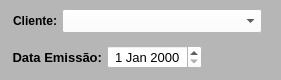
           <widget class="QWidget" name="widget_Cor1" native="true">
            <property name="minimumSize">
             <size>
              <width>0</width>
              <height>80</height>
             </size>
            </property>
            <property name="maximumSize">
             <size>
              <width>16777215</width>
              <height>80</height>
             </size>
            </property>
            <property name="styleSheet">
             <string notr="true">background-color: rgb(182, 182, 182);</string>
            </property>
            <layout class="QVBoxLayout" name="verticalLayout_4">
             <property name="spacing">
              <number>2</number>
             </property>
             <property name="leftMargin">
              <number>2</number>
             </property>
             <property name="topMargin">
              <number>2</number>
             </property>
             <property name="rightMargin">
              <number>2</number>
             </property>
             <property name="bottomMargin">
              <number>2</number>
             </property>
             <item>
              <widget class="QWidget" name="widget_19" native="true">
               <property name="minimumSize">
                <size>
                 <width>0</width>
                 <height>30</height>
                </size>
               </property>
               <property name="maximumSize">
                <size>
                 <width>16777215</width>
                 <height>30</height>
                </size>
               </property>
               <property name="styleSheet">
                <string notr="true"/>
               </property>
               <layout class="QHBoxLayout" name="horizontalLayout_10">
                <property name="spacing">
                 <number>5</number>
                </property>
                <property name="leftMargin">
                 <number>5</number>
                </property>
                <property name="topMargin">
                 <number>3</number>
                </property>
                <property name="rightMargin">
                 <number>5</number>
                </property>
                <property name="bottomMargin">
                 <number>3</number>
                </property>
                <item>
                 <widget class="QLabel" name="label_58">
                  <property name="minimumSize">
                   <size>
                    <width>50</width>
                    <height>0</height>
                   </size>
                  </property>
                  <property name="maximumSize">
                   <size>
                    <width>50</width>
                    <height>16777215</height>
                   </size>
                  </property>
                  <property name="font">
                   <font>
                    <pointsize>9</pointsize>
                    <weight>75</weight>
                    <bold>true</bold>
                   </font>
                  </property>
                  <property name="text">
                   <string>Cliente:</string>
                  </property>
                  <property name="alignment">
                   <set>Qt::AlignRight|Qt::AlignTrailing|Qt::AlignVCenter</set>
                  </property>
                 </widget>
                </item>
                <item>
                 <widget class="QComboBox" name="combo_Cliente">
                  <property name="sizePolicy">
                   <sizepolicy hsizetype="Preferred" vsizetype="Preferred">
                    <horstretch>0</horstretch>
                    <verstretch>0</verstretch>
                   </sizepolicy>
                  </property>
                  <property name="minimumSize">
                   <size>
                    <width>200</width>
                    <height>0</height>
                   </size>
                  </property>
                  <property name="maximumSize">
                   <size>
                    <width>200</width>
                    <height>16777215</height>
                   </size>
                  </property>
                  <property name="font">
                   <font>
                    <pointsize>9</pointsize>
                   </font>
                  </property>
                  <property name="styleSheet">
                   <string notr="true">background-color: rgb(255, 255, 255);</string>
                  </property>
                  <item>
                   <property name="text">
                    <string/>
                   </property>
                  </item>
                  <item>
                   <property name="text">
                    <string>103 - HOMEBAG</string>
                   </property>
                  </item>
                  <item>
                   <property name="text">
                    <string>2 - KOBA</string>
                   </property>
                  </item>
                  <item>
                   <property name="text">
                    <string>6 - PACIFIL</string>
                   </property>
                  </item>
                  <item>
                   <property name="text">
                    <string>5 - PLASTICOS ARACAJU</string>
                   </property>
                  </item>
                  <item>
                   <property name="text">
                    <string>4 - PLASTICOS SUZUKI</string>
                   </property>
                  </item>
                  <item>
                   <property name="text">
                    <string>8 - RECICLADORA</string>
                   </property>
                  </item>
                  <item>
                   <property name="text">
                    <string>86 - TASHIRO &amp; TAKATA</string>
                   </property>
                  </item>
                  <item>
                   <property name="text">
                    <string>3 - VOTI</string>
                   </property>
                  </item>
                 </widget>
                </item>
                <item>
                 <widget class="QLabel" name="label_8">
                  <property name="text">
                   <string/>
                  </property>
                 </widget>
                </item>
               </layout>
              </widget>
             </item>
             <item>
              <widget class="QWidget" name="widget_8" native="true">
               <property name="minimumSize">
                <size>
                 <width>0</width>
                 <height>30</height>
                </size>
               </property>
               <property name="maximumSize">
                <size>
                 <width>16777215</width>
                 <height>30</height>
                </size>
               </property>
               <property name="styleSheet">
                <string notr="true"/>
               </property>
               <layout class="QHBoxLayout" name="horizontalLayout_4">
                <property name="spacing">
                 <number>5</number>
                </property>
                <property name="leftMargin">
                 <number>5</number>
                </property>
                <property name="topMargin">
                 <number>3</number>
                </property>
                <property name="rightMargin">
                 <number>5</number>
                </property>
                <property name="bottomMargin">
                 <number>3</number>
                </property>
                <item>
                 <widget class="QLabel" name="label_20">
                  <property name="sizePolicy">
                   <sizepolicy hsizetype="Fixed" vsizetype="Preferred">
                    <horstretch>0</horstretch>
                    <verstretch>0</verstretch>
                   </sizepolicy>
                  </property>
                  <property name="minimumSize">
                   <size>
                    <width>95</width>
                    <height>0</height>
                   </size>
                  </property>
                  <property name="maximumSize">
                   <size>
                    <width>95</width>
                    <height>16777215</height>
                   </size>
                  </property>
                  <property name="font">
                   <font>
                    <pointsize>10</pointsize>
                    <weight>75</weight>
                    <bold>true</bold>
                   </font>
                  </property>
                  <property name="text">
                   <string>Data Emissão:</string>
                  </property>
                  <property name="alignment">
                   <set>Qt::AlignRight|Qt::AlignTrailing|Qt::AlignVCenter</set>
                  </property>
                 </widget>
                </item>
                <item>
                 <widget class="QDateEdit" name="date_Emissao">
                  <property name="sizePolicy">
                   <sizepolicy hsizetype="Fixed" vsizetype="Preferred">
                    <horstretch>0</horstretch>
                    <verstretch>0</verstretch>
                   </sizepolicy>
                  </property>
                  <property name="maximumSize">
                   <size>
                    <width>95</width>
                    <height>16777215</height>
                   </size>
                  </property>
                  <property name="font">
                   <font>
                    <pointsize>10</pointsize>
                   </font>
                  </property>
                  <property name="styleSheet">
                   <string notr="true">background-color: rgb(255, 255, 255);</string>
                  </property>
                  <property name="alignment">
                   <set>Qt::AlignCenter</set>
                  </property>
                 </widget>
                </item>
                <item>
                 <widget class="QLabel" name="label_16">
                  <property name="text">
                   <string/>
                  </property>
                 </widget>
                </item>
               </layout>
              </widget>
             </item>
            </layout>
           </widget>
